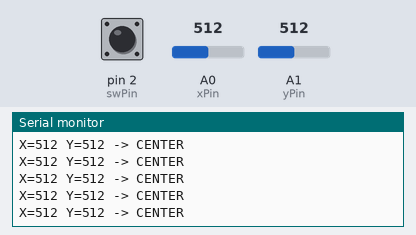
This sketch was run on a simulated Arduino Uno, built with avr-gcc and run on an emulated ATmega328P. Shown: the last lines printed to the serial monitor. Inputs (shaded band) come from the test bench; at power-on: A0 (xPin) = 512, A1 (yPin) = 512, pin 2 (swPin) HIGH.

Above: at 1.2 s.
1.3 s: A0 (xPin) set to 595
At 1.56 s:
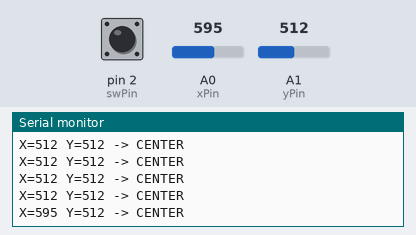
2.8 s: A0 (xPin) set to 628
At 2.97 s:
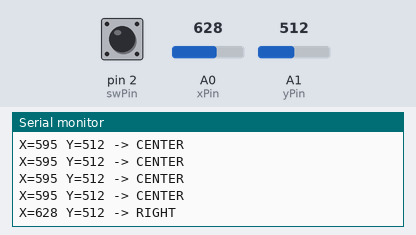
4.7 s: A1 (yPin) set to 596
At 4.77 s:
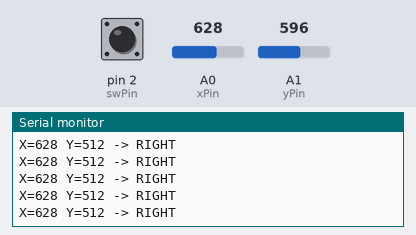
6.2 s: A1 (yPin) set to 621
At 6.38 s:
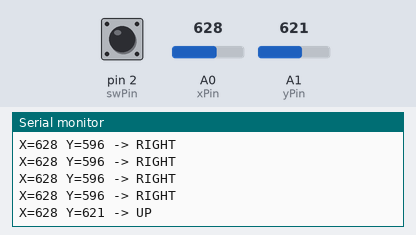

The sketch:

withDirection.ino
```cpp
const int xPin = A0;
const int yPin = A1;
const int swPin = 2;

const int center = 512;
const int deadZone = 100;

void setup() {
  Serial.begin(9600);
  pinMode(swPin, INPUT_PULLUP);
  Serial.println("Joystick Direction Test");
}

void loop() {
  int x = analogRead(xPin);
  int y = analogRead(yPin);
  int sw = digitalRead(swPin);

  String direction = "CENTER";

  // X-axis (LEFT / RIGHT)
  if (x < center - deadZone) {
    direction = "LEFT";
  }
  else if (x > center + deadZone) {
    direction = "RIGHT";
  }

  // Y-axis (UP / DOWN)
  if (y < center - deadZone) {
    direction = "DOWN";
  }
  else if (y > center + deadZone) {
    direction = "UP";
  }

  // Button
  if (sw == LOW) {
    direction += " + BUTTON";
  }

  Serial.print("X=");
  Serial.print(x);
  Serial.print(" Y=");
  Serial.print(y);
  Serial.print(" -> ");
  Serial.println(direction);

  delay(200);
}
```

Measured:
- the behaviour switches between 612 and 613 on A0 (xPin) (found by bisection; images 1 and 2)
- the behaviour switches between 612 and 613 on A1 (yPin) (found by bisection; images 3 and 4)
- after the input at 1.3 s, the serial monitor: prints a new line after 0.11 s (image 1)
- after the input at 2.8 s, the serial monitor: prints a new line at once (image 2)
- after the input at 6.2 s, the serial monitor: prints a new line at once (image 4)
